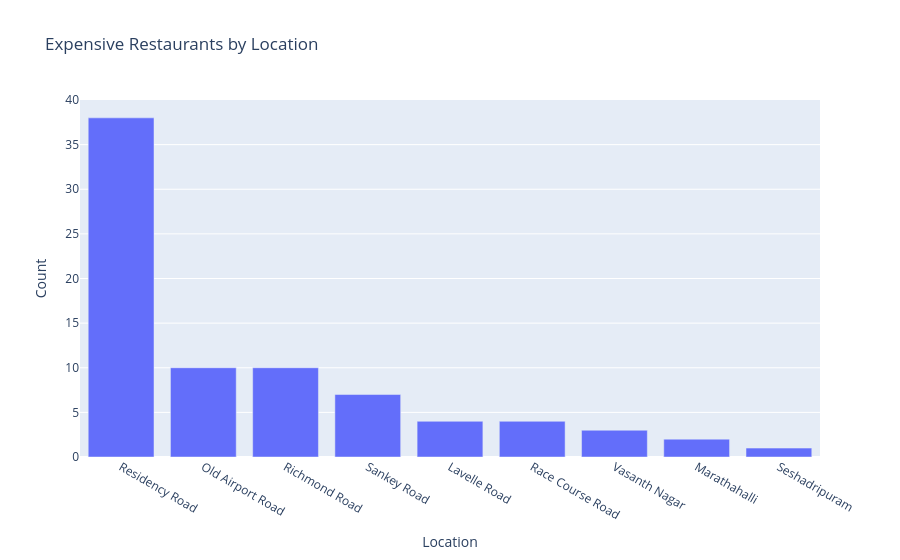

Source (notebook cell):
### Markdown cell above
# Where are most of the expensive Restaurants are located ?

### Code cell
#df[df.cost>3000].sort_values(ascending=False,by="cost").location.value_counts().iplot(kind="bar")

# Get the value counts of locations for expensive restaurants
location_counts = df[df.cost > 3000].sort_values(by="cost", ascending=False).location.value_counts()

# Create a bar chart using Plotly Express
fig = px.bar(
    x=location_counts.index,  # Location names
    y=location_counts.values,  # Count values
    labels={'x': 'Location', 'y': 'Count'},
    title='Expensive Restaurants by Location'
)

# Display the figure
fig.show()

### Figure 1 — Plotly figure (JSON) as saved in the notebook; plotly's stock layout.template omitted (floating-point values rounded to 4 significant figures)
{"data": [{"alignmentgroup": "True", "hovertemplate": "Location=%{x}<br>Count=%{y}<extra></extra>", "legendgroup": "", "marker": {"color": "#636efa", "pattern": {"shape": ""}}, "name": "", "offsetgroup": "", "orientation": "v", "showlegend": false, "textposition": "auto", "type": "bar", "x": ["Residency Road", "Old Airport Road", "Richmond Road", "Sankey Road", "Lavelle Road", "Race Course Road", "Vasanth Nagar", "Marathahalli", "Seshadripuram"], "xaxis": "x", "y": [38, 10, 10, 7, 4, 4, 3, 2, 1], "yaxis": "y"}], "layout": {"barmode": "relative", "legend": {"tracegroupgap": 0}, "title": {"text": "Expensive Restaurants by Location"}, "xaxis": {"anchor": "y", "domain": [0, 1], "title": {"text": "Location"}}, "yaxis": {"anchor": "x", "domain": [0, 1], "title": {"text": "Count"}}}}
